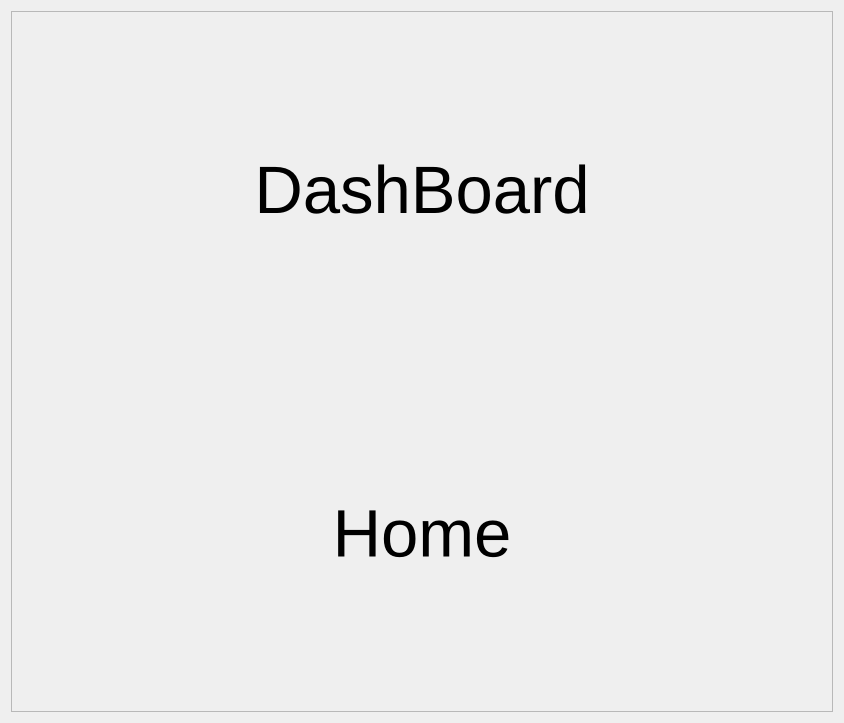
<?xml version="1.0" encoding="UTF-8"?>
<ui version="4.0">
 <class>wdgHome</class>
 <widget class="QWidget" name="wdgHome">
  <property name="geometry">
   <rect>
    <x>0</x>
    <y>0</y>
    <width>844</width>
    <height>723</height>
   </rect>
  </property>
  <property name="windowTitle">
   <string>Form</string>
  </property>
  <layout class="QGridLayout" name="gridLayout">
   <item row="0" column="0">
    <widget class="QFrame" name="frame">
     <property name="frameShape">
      <enum>QFrame::StyledPanel</enum>
     </property>
     <property name="frameShadow">
      <enum>QFrame::Raised</enum>
     </property>
     <layout class="QVBoxLayout" name="verticalLayout">
      <item>
       <widget class="QLabel" name="IGNORAR_2">
        <property name="font">
         <font>
          <pointsize>50</pointsize>
         </font>
        </property>
        <property name="text">
         <string>DashBoard</string>
        </property>
        <property name="alignment">
         <set>Qt::AlignCenter</set>
        </property>
       </widget>
      </item>
      <item>
       <widget class="QLabel" name="IGNORAR_1">
        <property name="font">
         <font>
          <pointsize>50</pointsize>
         </font>
        </property>
        <property name="text">
         <string>Home</string>
        </property>
        <property name="alignment">
         <set>Qt::AlignCenter</set>
        </property>
       </widget>
      </item>
     </layout>
    </widget>
   </item>
  </layout>
 </widget>
 <resources/>
 <connections/>
</ui>
